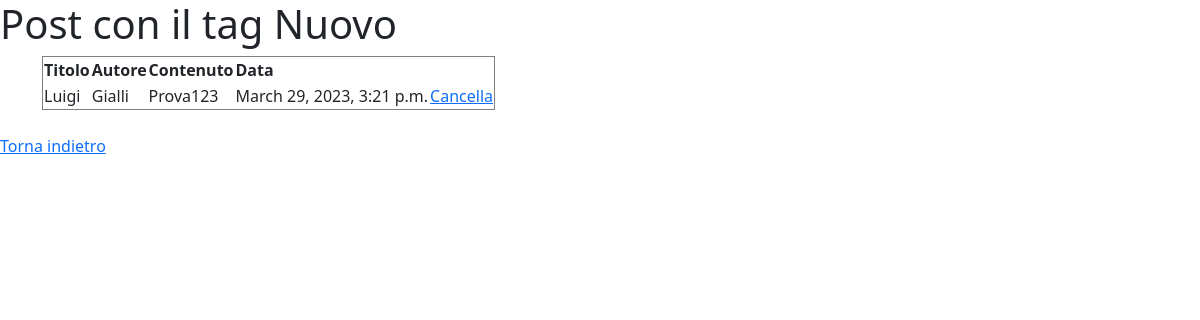
Page /post/tag/Nuovo on the committed database.
### members/models.py (models this page shows)
class BlogPost(models.Model):
  title = models.CharField(max_length=50)
  context = models.TextField(max_length=255)
  author = models.CharField(max_length=50)
  tag = models.CharField(max_length=50, null=True)
  date = models.DateTimeField(null=True, auto_now_add=True)
  class Meta:
    db_table = "blog"

### members/views.py (the view)
# urls.py: path("post/tag/<tag>", views.tag)
def tag(request, tag):
  myData = BlogPost.objects.filter(tag=tag).values()
  context = \
  {
    "tag": tag,
    "myRes": myData,
  }
  return render(request, "tag.html", context)

### members/templates/tag.html (shortened to what this page needs)
<!DOCTYPE html>
<html lang="it">
  <head>
      {% load bootstrap5 %}
      {% bootstrap_css %}
  </head>
  <body>
      <h1>Post con il tag {{ tag }}</h1>
      <div class="container">
      <table border="1">
        <tr>
          <th>Titolo</th>
          <th>Autore</th>
          <th>Contenuto</th>
          <th>Data</th>
        </tr>
        {% for x in myRes %}
         <tr>
           <td>{{ x.title }}</td>
           <td>{{ x.author }}</td>
           <td>{{ x.context }}</td>
           <td>{{ x.date }}</td>
           <td><a href="delete/{{ x.id }}">Cancella</a></td>
         </tr>
        {% endfor %}
      </table>
    </div>
      <br />
      <a href="/post">Torna indietro</a>
  </body>
</html>

### rows in the picture
BlogPost: title "Luigi", author "Gialli", context "Prova123", date "March 29, 2023, 3:21 p.m."
